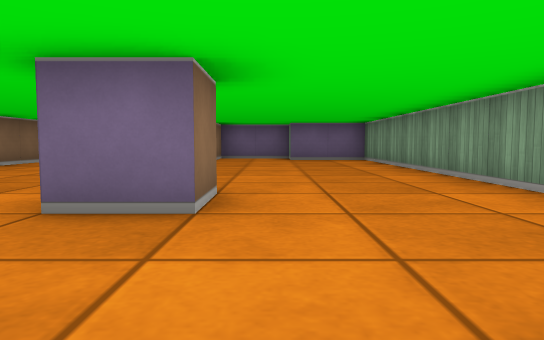
[1] (above)

16 first-person views from a walk through a cub3D level. The camera is about half as high as the walls, tilts 4° down and sees 70° across. The floor is counted in squares. Each view is taken from the middle of a square. On the plan, view 1 faces up. The plan holds only what a view shows up to about 9 squares ahead; the rest is blank. The place goes on beyond the plan.

[2]
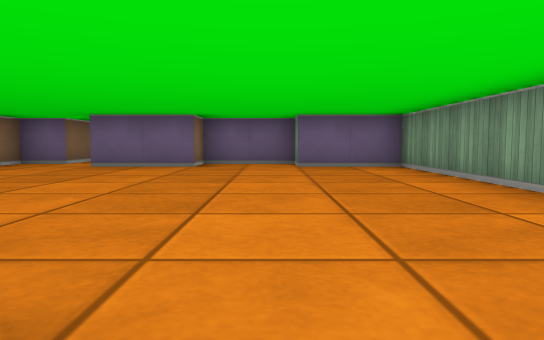

[3]
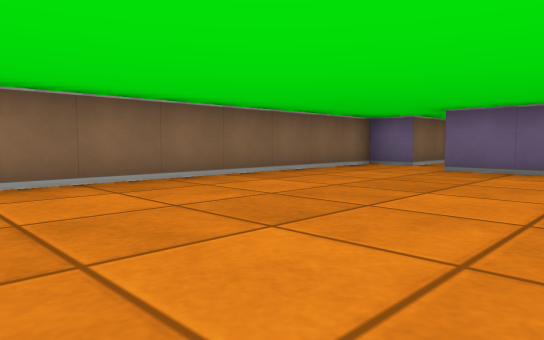

[4]
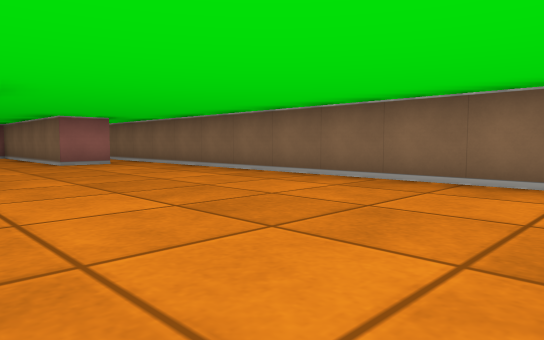

[5]
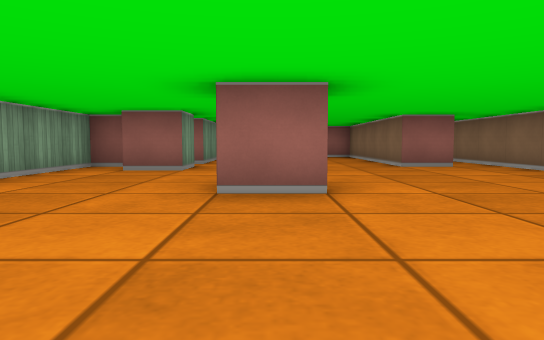

[6]
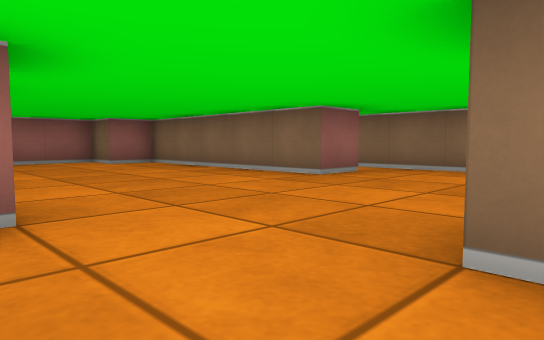

[7]
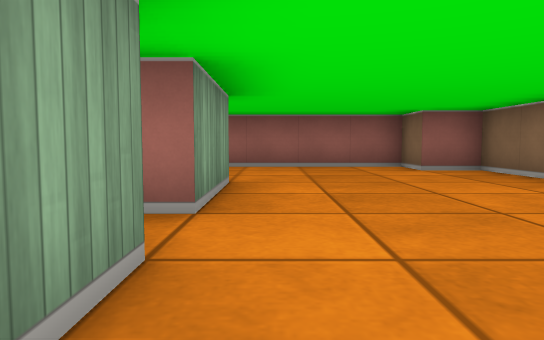

[8]
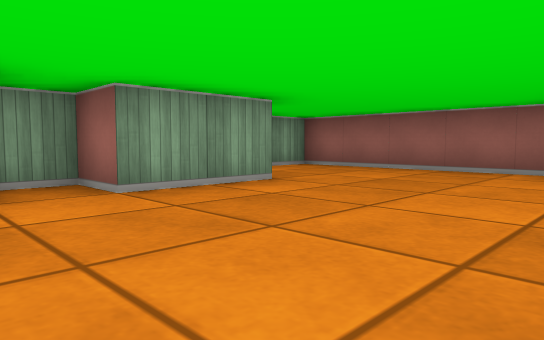

[9]
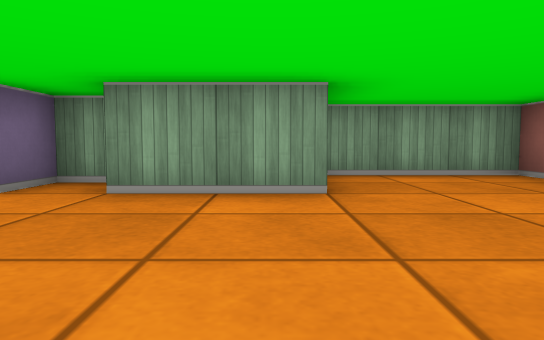

[10]
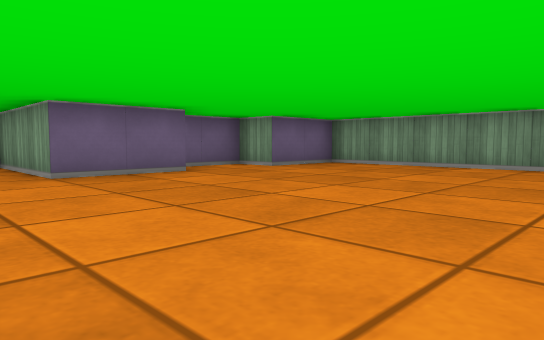

[11]
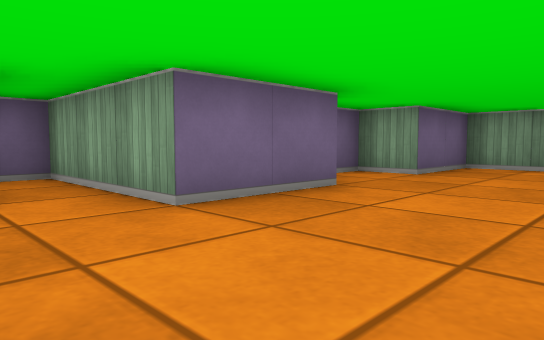

[12]
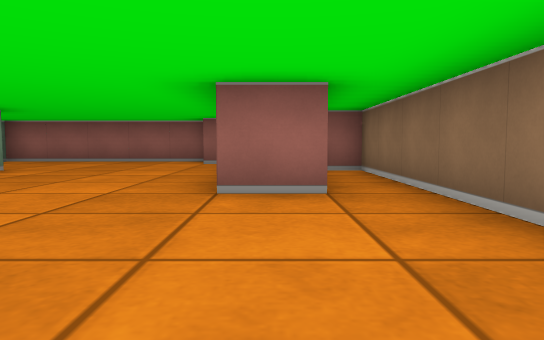

[13]
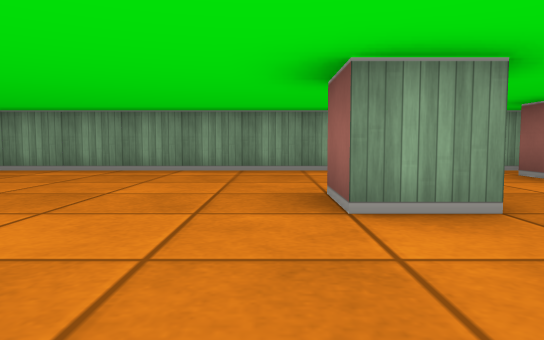

[14]
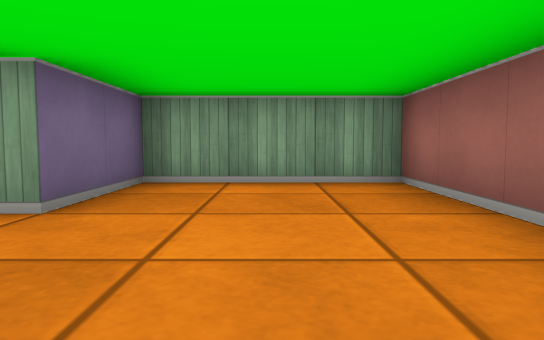

[15]
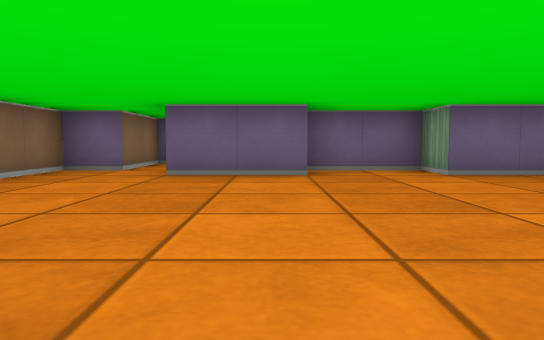

[16]
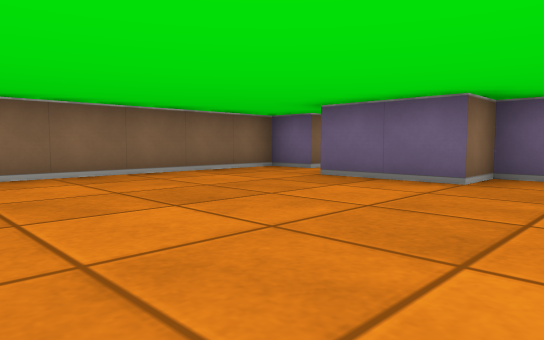

### Floor plan
Points are (right, up) in squares from view 1. A wall is a line through its corners. A room is listed if a view was taken in it or the views show most of it. See-through windows are left out.
Room 1 (views 1, 2, 3, 4, 5, 6, 7, 8, 9, 10, 11, 12, 13, 14, 15, 16)
walls: (-1.5, 2.5) (-1.5, 3.5) (-0.5, 3.5) (-0.5, 2.5) (-1.5, 2.5); (-4.6, -0.5) (-3.5, -0.5) (-3.5, -5.5) (-2.5, -5.5) (-2.5, -6.5) (2.5, -6.5) (2.5, -3.5) (0.5, -3.5) (0.5, -1.5) (1.5, -1.5) (1.5, -0.5) (0.5, -0.5) (0.5, 0.5) (1.5, 0.5); (1.9, -0.5) (2.5, -0.5) (2.5, 10.5) (0.5, 10.5) (0.5, 11.5) (-1.5, 11.5) (-1.5, 10.5) (-3.5, 10.5) (-3.5, 13.5) (-4.5, 13.5) (-4.5, 11.5) (-5.5, 11.5) (-5.5, -3.5) (-4.9, -3.5)

Positions as (right, up) in squares from view 1, and headings:
1: (0, 0), facing up
2: (0, 3), facing up
3: (-1, 4), facing up-left
4: (-1, 8), facing down-left
5: (-1, 7), facing down
6: (1, 3), facing down-left
7: (0, 1), facing down
8: (-3, 0), facing down-right
9: (-3, -3), facing right
10: (-5, 5), facing up-right
11: (-5, 8), facing up-right
12: (-4, 3), facing down
13: (-4, 4), facing right
14: (-2, -5), facing right
15: (-2, 5), facing up
16: (0, 6), facing up-left
